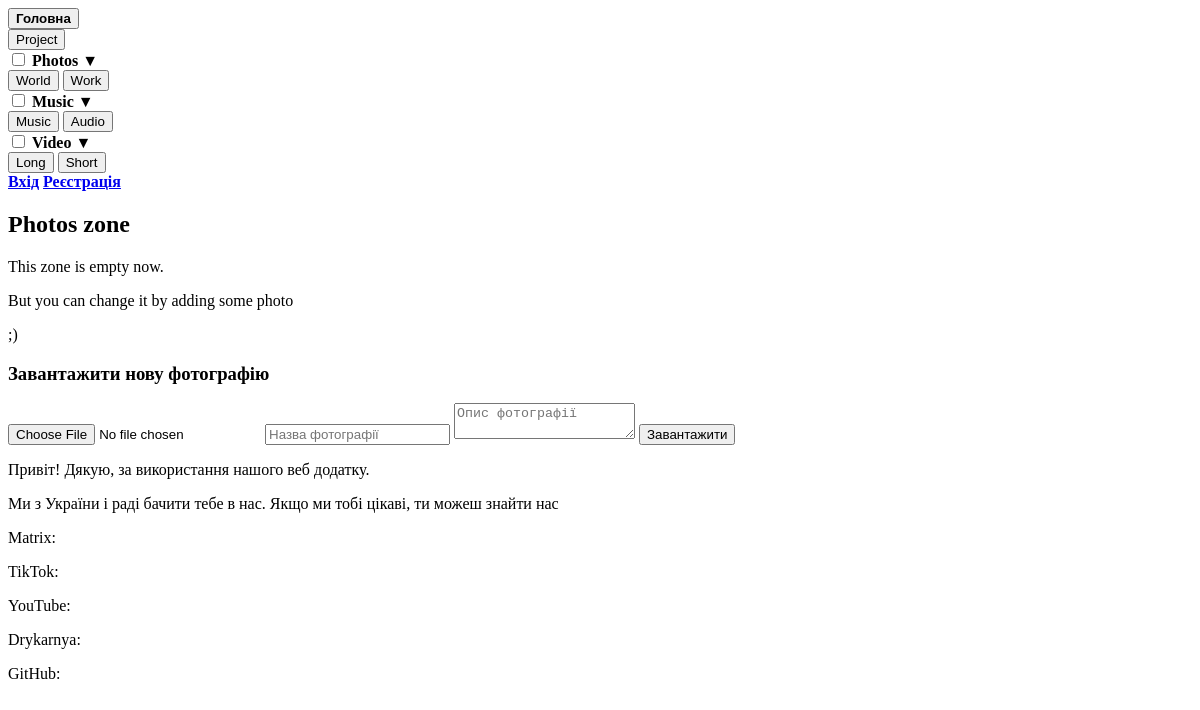
The page /photo/photos/ on the database as committed earlier.
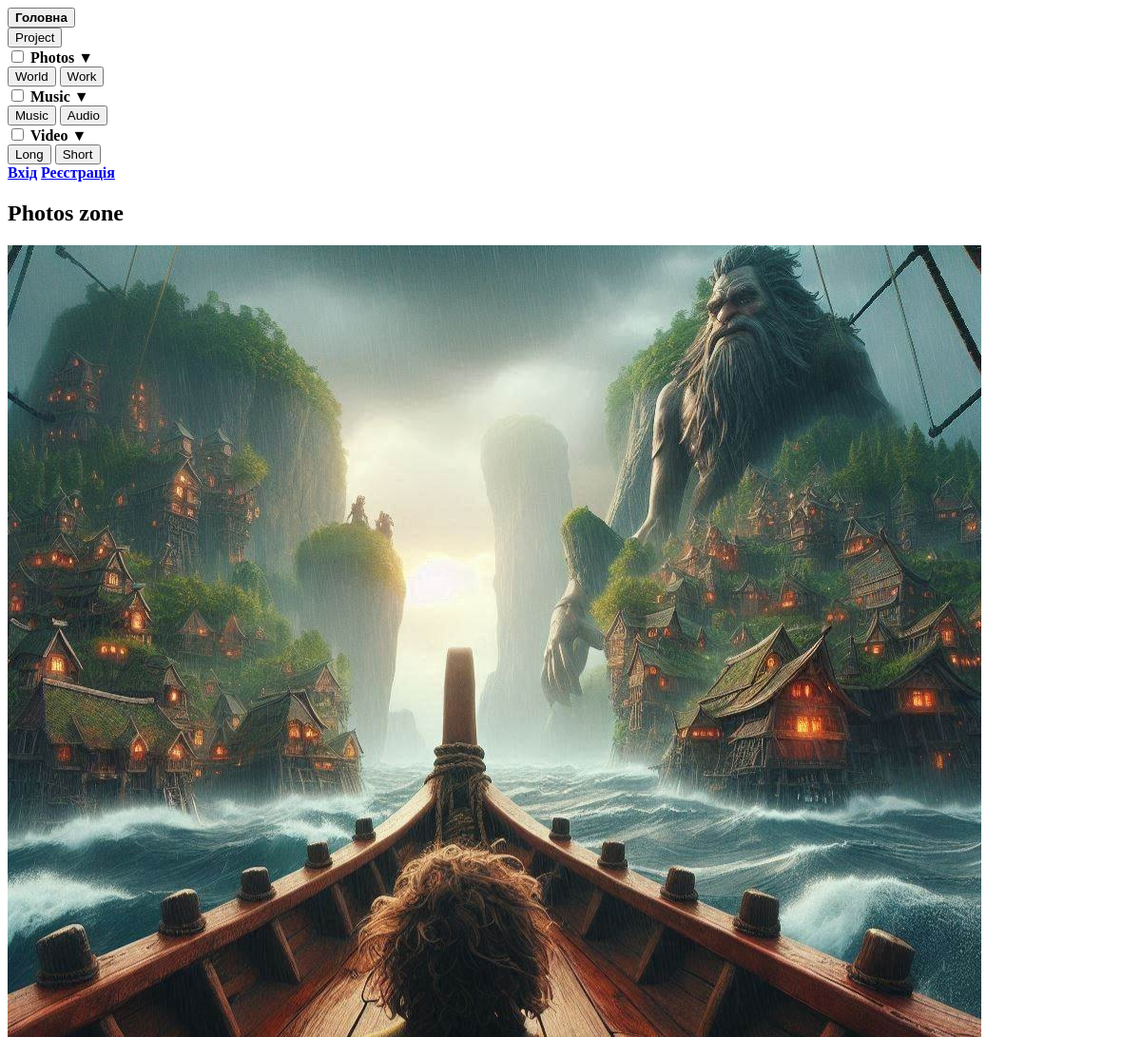
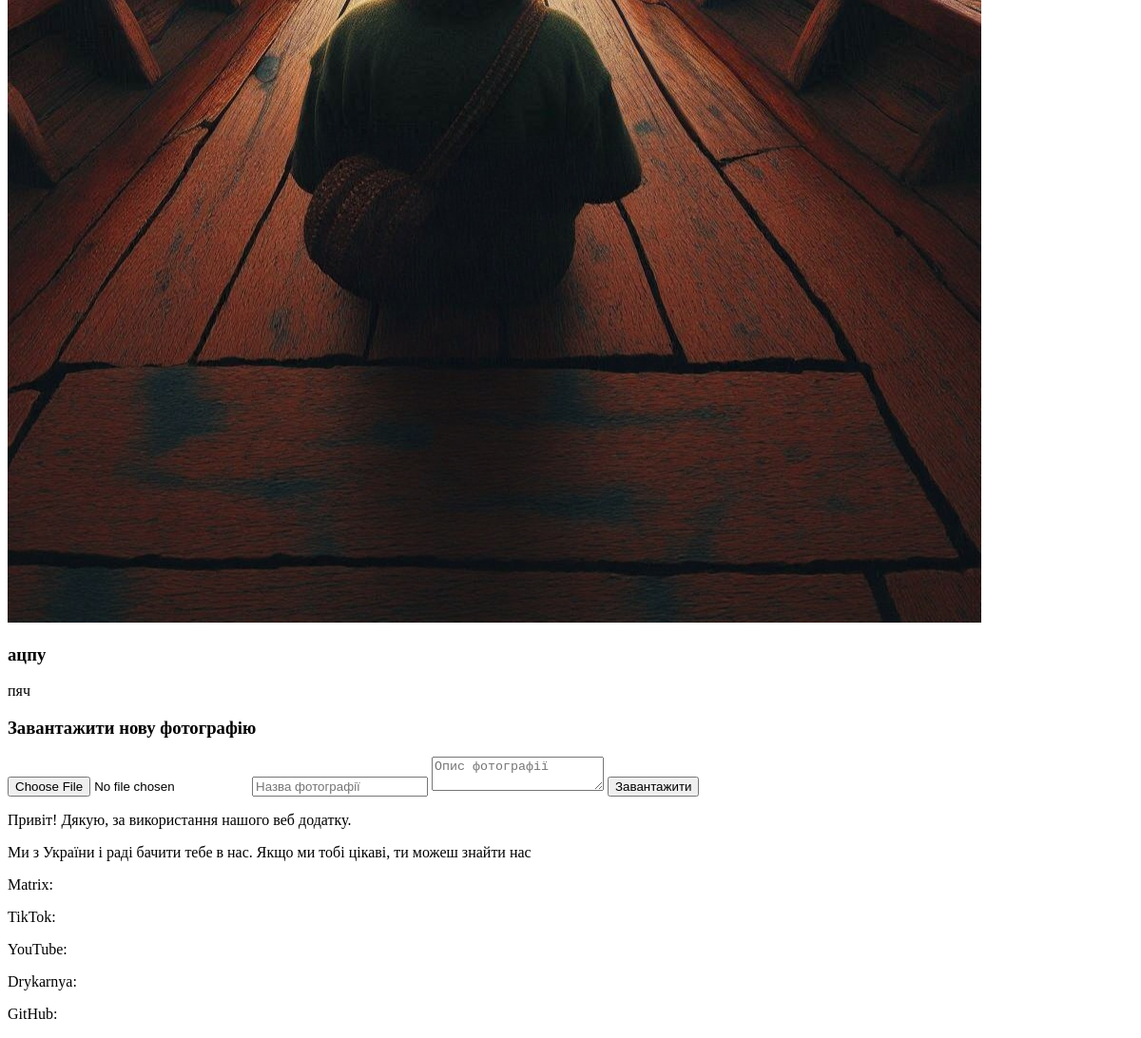
The same page on the database as committed later (2 pictures, top to bottom).
### photozone_sys/models.py (models this page shows)
class Photos(models.Model):
    photos = models.FileField()
    size = models.CharField(max_length=60)
    title = models.CharField(max_length=255)
    description = models.TextField()
    creation_date = models.DateTimeField(auto_now_add=True)
    share_link = models.TextField()
    share_title = models.CharField(max_length=255)

### photozone_sys/views.py (the view, shortened to what this page needs)
# urls.py: path('photos/', views.photoszone_view, name='photos'),
def photoszone_view(request):
    try:
        photos_list = Photos.objects.all()
        content = {"photos": photos_list}
    except Photos.DoesNotExist:
        photos_list = []
        content = {"photos": photos_list}
    return render(request=request, template_name='photozone_sys/photos.html', context=content)

### templates/photozone_sys/photos.html (shortened to what this page needs)
{% extends 'base.html' %}
{% block content %}
<div class="photos-container">
    <h2>Photos zone</h2>
    {% if photos %}
        <div class="photos-grid">
            {% for photo in photos %}
                <div class="photo-item">
                    {% if photo.photos %}
                        <img src="{{ photo.photos.url }}" alt="{{ photo.title }}">
                    {% endif %}
                    {% if photo.title %}
                        <h3>{{ photo.title }}</h3>
                    {% endif %}
                    {% if photo.description %}
                        <p>{{ photo.description }}</p>
                    {% endif %}
                </div>
            {% endfor %}
        </div>
    {% else %}
        <p class="sorry">This zone is empty now.</p>
        <p class="sorry">But you can change it by adding some photo</p>
        <p class="sorry-smile">;)</p>
    {% endif %}
    <div class="upload-section">
        <h3>Завантажити нову фотографію</h3>
        <form method="POST" enctype="multipart/form-data">
            <input type="file" name="photo" accept="image/*" required>
            <input type="text" name="title" placeholder="Назва фотографії">
            <textarea name="description" placeholder="Опис фотографії"></textarea>
            <button type="submit">Завантажити</button>
        </form>
    </div>
</div>
{% endblock %}

### templates/base.html (shortened to what this page needs)
<!DOCTYPE html>
<html lang="uk">
<head>
</head>
<body>
    <div class="top-panel">
        <div class="left-section">
            <a href="{% url 'index' %}">
                <button class="panel-button"><b>Головна</b></button>
            </a>
        </div>
        <div class="center-section">
            <a href="">
                <button class="panel-button">Project</button>
            </a>
            <div class="dropdown">
                <input type="checkbox" id="toggle" class="dropdown-toggle">
                <label for="toggle" class="panel-button dropdown-label">
                    <b>Photos</b>
                    <span class="arrow">▼</span>
                </label>
                <div class="dropdown-menu">
                    <a href="{% url 'daily' %}"><button class="small-button">World</button></a>
                    <a href="{% url 'gallery' %}"><button class="small-button">Work</button></a>
                </div>
            </div>
            <div class="dropdown">
                <input type="checkbox" id="toggle" class="dropdown-toggle">
                <label for="toggle" class="panel-button dropdown-label">
                    <b>Music</b>
                    <span class="arrow">▼</span>
                </label>
                <div class="dropdown-menu">
                    <a href="{% url 'daily' %}"><button class="small-button">Music</button></a>
                    <a href="{% url 'gallery' %}"><button class="small-button">Audio</button></a>
                </div>
            </div>
            <div class="dropdown">
                <input type="checkbox" id="toggle" class="dropdown-toggle">
                <label for="toggle" class="panel-button dropdown-label">
                    <b>Video</b>
                    <span class="arrow">▼</span>
                </label>
                <div class="dropdown-menu">
                    <a href="{% url 'daily' %}"><button class="small-button">Long</button></a>
                    <a href="{% url 'gallery' %}"><button class="small-button">Short</button></a>
                </div>
            </div>
        </div>
        <div class="right-section">
            {% if not request.user.is_authenticated %}
                <a href="{% url 'login' %}" class="login-button"><b>Вхід</b></a>
                <a href="{% url 'register' %}" class="register-button"><b>Реєстрація</b></a>
            {% endif %}
        </div>
    </div>
    {% block content %}
    {% endblock %}
    <div class="base-end-div">
        <p class="base-end">Привіт! Дякую, за використання нашого веб додатку.</p>
        <p class="base-end">Ми з України і раді бачити тебе в нас. Якщо ми тобі цікаві, ти можеш знайти нас</p>
        <p class="base-src">Matrix:</p>
        <p class="base-src">TikTok:</p>
        <p class="base-src">YouTube:</p>
        <p class="base-src">Drykarnya:</p>
        <p class="base-src">GitHub:</p>
    </div>
</body>
</html>

Rows that differ between the two databases and show on the page:
added Photos: photos (picture), title "ацпу", description "пяч"
Other text that changed with them:
text no longer shown: "This zone is empty now. But you can change it by adding some photo ;)"
